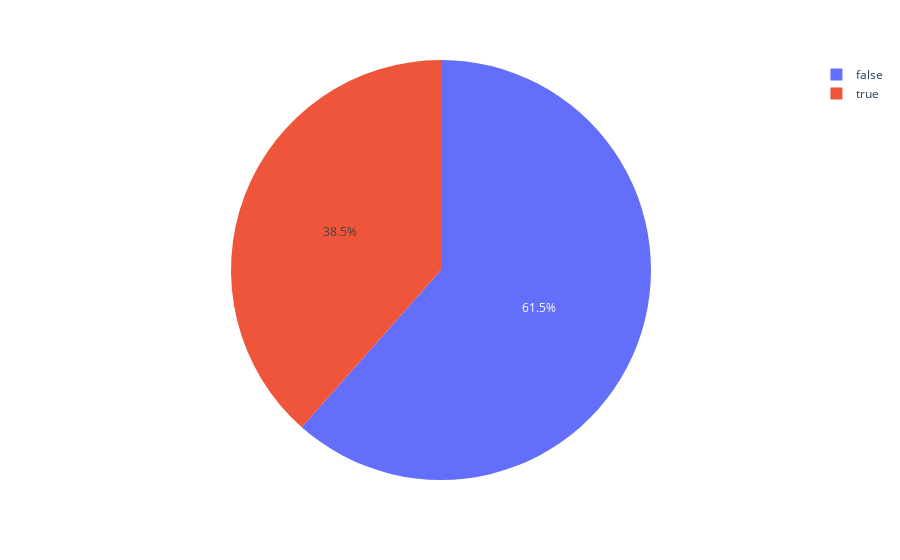

Notebook cell for this chart:
### Markdown cell above
- p-value가 0.05 이하이므로 "[대립가설]두 변수간의 양의 상관관계(0.2)가 존재한다."를 채택할 수 있습니다.

### Code cell
from plotly.subplots import make_subplots

fig = make_subplots(rows=1, cols=2)

info_click = my_df[my_df['is_info']]

fig = px.pie(info_click, names="is_invest")

fig.show()

### Figure 1 — Plotly figure (JSON) as saved in the notebook; plotly's stock layout.template omitted (floating-point values rounded to 4 significant figures; data arrays with more than 128 entries replaced by an {"elided": "..."} marker saying what was removed)
{"data": [{"domain": {"x": [0, 1], "y": [0, 1]}, "hovertemplate": "is_invest=%{label}<extra></extra>", "labels": {"elided": "130 bool values"}, "legendgroup": "", "name": "", "showlegend": true, "type": "pie"}], "layout": {"legend": {"tracegroupgap": 0}, "margin": {"t": 60}}}
